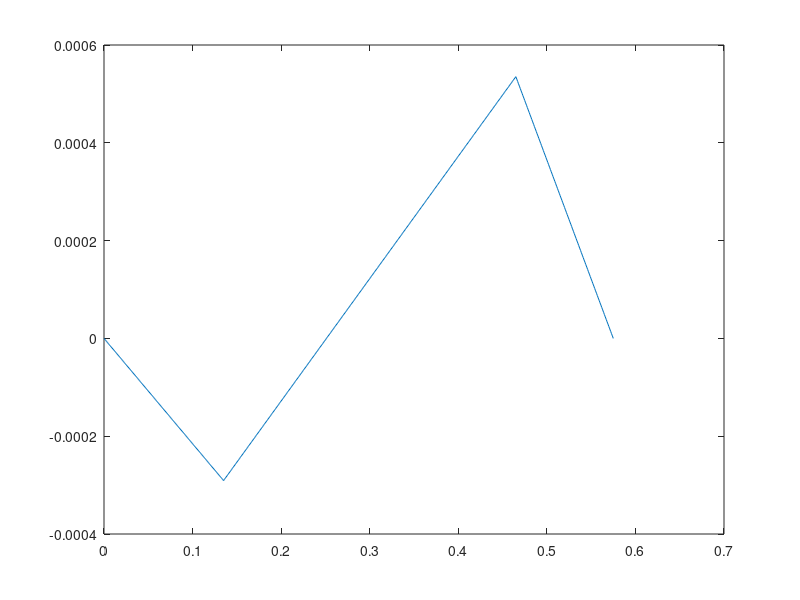

Recreate this plot in MATLAB.
clear; clc
LA = 0.135;
LP = 0.465;
LB = 0.575;
P = 40;

E = 200e9;
I = 0.01884 * 0.00294^3 / 12;

A = [
    LA LB 0;
    1 1 1;
    (LB-LA)^3 0 LB^3-LA^2*LB
];
b = P * [LP;1;(LB-LP)^3];
F = A\b;

Ay = F(1);
By = F(2);
Cy = F(3);

x = 0:0.001:0.575;
v = Cy/6 * (x.^3-LA^2.*x) + Ay/6 * (x - LA).^3 - P/6 * (x-LP).^3;
v(x<LP) = Cy/6 * (x(x<LP).^3-LA.^2.*x(x<LP)) + Ay/6 * (x(x<LP) - LA).^3;
v(x<LA) = Cy/6 * (x(x<LA).^3-LA.^2.*x(x<LA));
v = v / E / I;

M = Cy*x + Ay * (x-LA) - P * (x - LP);
M(x<LP) = Cy*x(x<LP) + Ay * (x(x<LP)-LA);
M(x<LA) = Cy*x(x<LA);
strain = M/E/I * 0.00147;

min(v)
plot(x, v)
plot(x, strain)
